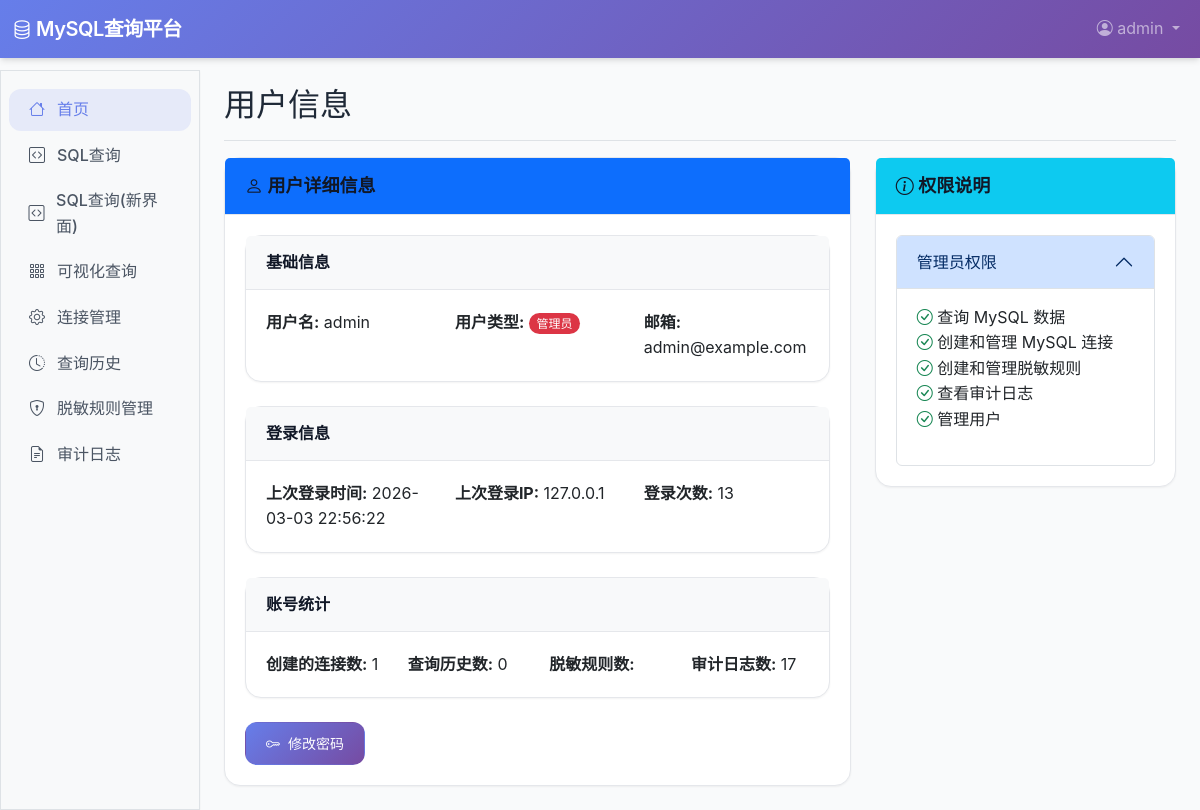
The page /accounts/profile/ (signed in) on the database its author committed.
### accounts/models.py (models this page shows, shortened)
class User(AbstractUser):
    ROLE_CHOICES = (
        ('normal', '普通用户'),
        ('admin', '管理员'),
    )
    role = models.CharField(max_length=10, choices=ROLE_CHOICES, default='normal')
    last_login_ip = models.GenericIPAddressField(null=True, blank=True, verbose_name='上次登录IP')
    login_count = models.PositiveIntegerField(default=0, verbose_name='登录次数')
    groups = models.ManyToManyField(
        Group,
        verbose_name='groups',
        blank=True,
        help_text='The groups this user belongs to.',
        related_name='custom_user_set',
        related_query_name='custom_user',
    )
    user_permissions = models.ManyToManyField(
        Permission,
        verbose_name='user permissions',
        blank=True,
        help_text='Specific permissions for this user.',
        related_name='custom_user_set',
        related_query_name='custom_user',
    )
    class Meta:
        verbose_name = '用户'
        verbose_name_plural = '用户'

### accounts/views.py (the view)
# urls.py: path('profile/', views.profile_view, name='profile'),
@login_required
def profile_view(request):
    return render(request, 'accounts/profile.html', {'user': request.user})

### accounts/templates/accounts/profile.html (shortened to what this page needs)
{% extends 'base.html' %}
{% block page_title %}用户信息{% endblock %}
{% block content %}
<div class="row">
    <div class="col-lg-8 mb-4">
        <div class="card">
            <div class="card-header bg-primary text-white">
                <h5 class="mb-0">
                    <i class="bi bi-person"></i> 用户详细信息
                </h5>
            </div>
            <div class="card-body">
                <div class="row mb-4">
                    <div class="col-md-12">
                        <div class="card">
                            <div class="card-header bg-light">
                                <h6 class="mb-0">基础信息</h6>
                            </div>
                            <div class="card-body">
                                <div class="row">
                                    <div class="col-md-4">
                                        <strong>用户名:</strong> {{ user.username }}
                                    </div>
                                    <div class="col-md-4">
                                        <strong>用户类型:</strong>
                                        {% if user.role == 'admin' %}
                                            <span class="badge bg-danger">管理员</span>
                                        {% else %}
                                            <span class="badge bg-primary">普通用户</span>
                                        {% endif %}
                                    </div>
                                    <div class="col-md-4">
                                        <strong>邮箱:</strong> {{ user.email|default_if_none:'' }}
                                    </div>
                                </div>
                            </div>
                        </div>
                    </div>
                </div>
                <div class="row mb-4">
                    <div class="col-md-12">
                        <div class="card">
                            <div class="card-header bg-light">
                                <h6 class="mb-0">登录信息</h6>
                            </div>
                            <div class="card-body">
                                <div class="row">
                                    <div class="col-md-4">
                                        <strong>上次登录时间:</strong> {{ user.last_login|date:"Y-m-d H:i:s" }}
                                    </div>
                                    <div class="col-md-4">
                                        <strong>上次登录IP:</strong> {{ user.last_login_ip|default:'-' }}
                                    </div>
                                    <div class="col-md-4">
                                        <strong>登录次数:</strong> {{ user.login_count }}
                                    </div>
                                </div>
                            </div>
                        </div>
                    </div>
                </div>
                <div class="row mb-4">
                    <div class="col-md-12">
                        <div class="card">
                            <div class="card-header bg-light">
                                <h6 class="mb-0">账号统计</h6>
                            </div>
                            <div class="card-body">
                                <div class="row">
                                    <div class="col-md-3">
                                        <strong>创建的连接数:</strong> {{ user.connections.count }}
                                    </div>
                                    <div class="col-md-3">
                                        <strong>查询历史数:</strong> {{ user.query_history.count }}
                                    </div>
                                    <div class="col-md-3">
                                        <strong>脱敏规则数:</strong> {{ user.masking_rules.count }}
                                    </div>
                                    <div class="col-md-3">
                                        <strong>审计日志数:</strong> {{ user.audit_logs.count }}
                                    </div>
                                </div>
                            </div>
                        </div>
                    </div>
                </div>
                <div class="row">
                    <div class="col-md-12">
                        <a href="{% url 'password_change' %}" class="btn btn-primary">
                            <i class="bi bi-key"></i> 修改密码
                        </a>
                    </div>
                </div>
            </div>
        </div>
    </div>
    <div class="col-lg-4 mb-4">
        <div class="card">
            <div class="card-header bg-info text-white">
                <h5 class="mb-0">
                    <i class="bi bi-info-circle"></i> 权限说明
                </h5>
            </div>
            <div class="card-body">
                <div class="accordion" id="permissions">
                    {% if user.role == 'admin' %}
                        <div class="accordion-item">
                            <h6 class="accordion-header" id="headingAdmin">
                                <button class="accordion-button" type="button" data-bs-toggle="collapse"
                                        data-bs-target="#collapseAdmin" aria-expanded="true" aria-controls="collapseAdmin">
                                    管理员权限
                                </button>
                            </h6>
                            <div id="collapseAdmin" class="accordion-collapse collapse show"
                                 aria-labelledby="headingAdmin" data-bs-parent="#permissions">
                                <div class="accordion-body">
                                    <ul class="list-unstyled">
                                        <li><i class="bi bi-check-circle text-success"></i> 查询 MySQL 数据</li>
                                        <li><i class="bi bi-check-circle text-success"></i> 创建和管理 MySQL 连接</li>
                                        <li><i class="bi bi-check-circle text-success"></i> 创建和管理脱敏规则</li>
                                        <li><i class="bi bi-check-circle text-success"></i> 查看审计日志</li>
                                        <li><i class="bi bi-check-circle text-success"></i> 管理用户</li>
                                    </ul>
                                </div>
                            </div>
                        </div>
                    {% endif %}
                </div>
            </div>
        </div>
    </div>
</div>
{% endblock %}

### templates/navbar.html (shortened to what this page needs)
<nav class="navbar navbar-expand-lg navbar-dark bg-primary fixed-top">
    <div class="container-fluid">
        <a class="navbar-brand" href="{% url 'queries:query_list' %}">
            <i class="bi bi-database"></i> MySQL查询平台
        </a>
        <div class="collapse navbar-collapse" id="navbarNav">
            <ul class="navbar-nav ms-auto">
                {% if user.is_authenticated %}
                    <li class="nav-item dropdown">
                        <a class="nav-link dropdown-toggle" href="#" role="button" data-bs-toggle="dropdown" aria-expanded="false">
                            <i class="bi bi-person-circle"></i> {{ user.username }}
                        </a>
                    </li>
                {% else %}
                    <li class="nav-item">
                        <a class="nav-link" href="{% url 'accounts:login' %}">登录</a>
                    </li>
                {% endif %}
            </ul>
        </div>
    </div>
</nav>

### static/css/styles.css (style rules this page uses)
:root { --primary: #667eea; --primary-dark: #5a67d8; --primary-light: #a3bffa; --secondary: #764ba2; --accent: #f093fb; --success: #10b981; --warning: #f59e0b; --danger: #ef4444; --info: #3b82f6; --gray-50: #f9fafb; --gray-100: #f3f4f6; --gray-200: #e5e7eb; --gray-300: #d1d5db; --gray-400: #9ca3af; --gray-500: #6b7280; --gray-600: #4b5563; --gray-700: #374151; --gray-800: #1f2937; --gray-900: #111827; --shadow-sm: 0 1px 2px 0 rgba(0, 0, 0, 0.05); --shadow: 0 1px 3px 0 rgba(0, 0, 0, 0.1), 0 1px 2px 0 rgba(0, 0, 0, 0.06); --shadow-md: 0 4px 6px -1px rgba(0, 0, 0, 0.1), 0 2px 4px -1px rgba(0, 0, 0, 0.06); --shadow-lg: 0 10px 15px -3px rgba(0, 0, 0, 0.1), 0 4px 6px -2px rgba(0, 0, 0, 0.05); --shadow-xl: 0 20px 25px -5px rgba(0, 0, 0, 0.1), 0 10px 10px -5px rgba(0, 0, 0, 0.04); --radius-sm: 0.25rem; --radius: 0.5rem; --radius-md: 0.75rem; --radius-lg: 1rem; --radius-xl: 1.5rem; --radius-full: 9999px; --transition-fast: 150ms ease; --transition: 250ms ease; --transition-slow: 350ms ease; --font-sans: -apple-system, BlinkMacSystemFont, "Segoe UI", Roboto, "Helvetica Neue", Arial, sans-serif; --font-mono: "SF Mono", Monaco, "Cascadia Code", "Roboto Mono", Consolas, "Courier New", monospace; }
*, *::before, *::after { box-sizing: border-box; }
html { scroll-behavior: smooth; }
body { font-family: var(--font-sans); line-height: 1.6; color: var(--gray-800); background-color: var(--gray-50); padding-top: 70px; -webkit-font-smoothing: antialiased; -moz-osx-font-smoothing: grayscale; }
h1, h2, h3, h4, h5, h6 { font-weight: 600; line-height: 1.3; color: var(--gray-900); margin-bottom: 1rem; }
h5 { font-size: 1.125rem; }
h6 { font-size: 1rem; }
a { color: var(--primary); text-decoration: none; transition: color var(--transition-fast); }
.btn { display: inline-flex; align-items: center; justify-content: center; gap: 0.5rem; padding: 0.625rem 1.25rem; font-size: 0.875rem; font-weight: 500; line-height: 1.5; text-align: center; white-space: nowrap; vertical-align: middle; border: 1px solid transparent; border-radius: var(--radius-md); transition: all var(--transition-fast); cursor: pointer; user-select: none; }
.btn-primary { color: #fff; background: linear-gradient(135deg, var(--primary) 0%, var(--secondary) 100%); border-color: transparent; }
.card { background-color: #fff; border: 1px solid var(--gray-200); border-radius: var(--radius-lg); box-shadow: var(--shadow-sm); transition: box-shadow var(--transition-fast); }
.card-header { padding: 1rem 1.25rem; background-color: var(--gray-50); border-bottom: 1px solid var(--gray-200); border-radius: var(--radius-lg) var(--radius-lg) 0 0; font-weight: 600; }
.card-body { padding: 1.25rem; }
.navbar { background: linear-gradient(135deg, var(--primary) 0%, var(--secondary) 100%) !important; box-shadow: var(--shadow-md); }
.navbar-brand { font-weight: 600; letter-spacing: -0.5px; }
.badge { font-weight: 500; padding: 0.35em 0.65em; border-radius: var(--radius-full); }
.mb-0 { margin-bottom: 0; }
.mb-4 { margin-bottom: 1.5rem; }

### rows shown on the page
User: username "admin", email "admin@example.com", last_login "2026-03-03 22:56:22", last_login_ip "127.0.0.1", login_count "13", connections.count "1", query_history.count "0", audit_logs.count "17"
